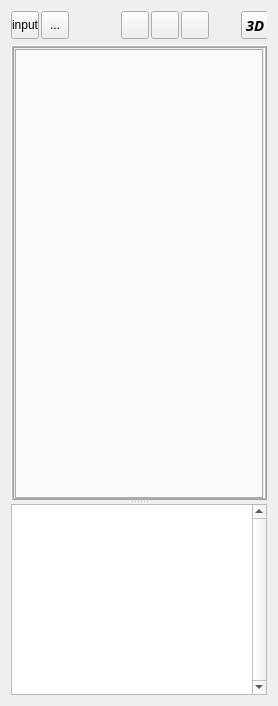
  <widget class="QWidget" name="centralwidget">
   <layout class="QVBoxLayout" name="verticalLayout_2">
    <item>
     <widget class="QFrame" name="frame">
      <property name="minimumSize">
       <size>
        <width>0</width>
        <height>28</height>
       </size>
      </property>
      <property name="maximumSize">
       <size>
        <width>16777215</width>
        <height>28</height>
       </size>
      </property>
      <property name="frameShape">
       <enum>QFrame::NoFrame</enum>
      </property>
      <property name="frameShadow">
       <enum>QFrame::Raised</enum>
      </property>
      <widget class="QToolButton" name="btnInput">
       <property name="geometry">
        <rect>
         <x>0</x>
         <y>0</y>
         <width>28</width>
         <height>28</height>
        </rect>
       </property>
       <property name="focusPolicy">
        <enum>Qt::NoFocus</enum>
       </property>
       <property name="layoutDirection">
        <enum>Qt::LeftToRight</enum>
       </property>
       <property name="text">
        <string>input</string>
       </property>
       <property name="icon">
        <iconset>
         <normaloff>:/newPrefix/images/input.png</normaloff>:/newPrefix/images/input.png</iconset>
       </property>
       <property name="iconSize">
        <size>
         <width>18</width>
         <height>18</height>
        </size>
       </property>
      </widget>
      <widget class="QToolButton" name="toolButton">
       <property name="geometry">
        <rect>
         <x>30</x>
         <y>0</y>
         <width>28</width>
         <height>28</height>
        </rect>
       </property>
       <property name="focusPolicy">
        <enum>Qt::NoFocus</enum>
       </property>
       <property name="text">
        <string>...</string>
       </property>
       <property name="icon">
        <iconset>
         <normaloff>:/newPrefix/images/output.png</normaloff>:/newPrefix/images/output.png</iconset>
       </property>
       <property name="iconSize">
        <size>
         <width>18</width>
         <height>18</height>
        </size>
       </property>
      </widget>
      <widget class="QToolButton" name="btn3D">
       <property name="geometry">
        <rect>
         <x>230</x>
         <y>0</y>
         <width>28</width>
         <height>28</height>
        </rect>
       </property>
       <property name="font">
        <font>
         <family>Droid Serif</family>
         <pointsize>11</pointsize>
         <weight>75</weight>
         <italic>true</italic>
         <bold>true</bold>
         <underline>false</underline>
         <strikeout>false</strikeout>
        </font>
       </property>
       <property name="focusPolicy">
        <enum>Qt::NoFocus</enum>
       </property>
       <property name="toolTip">
        <string>3D Model</string>
       </property>
       <property name="text">
        <string>3D</string>
       </property>
       <property name="autoRaise">
        <bool>false</bool>
       </property>
       <property name="arrowType">
        <enum>Qt::NoArrow</enum>
       </property>
      </widget>
      <widget class="QCheckBox" name="chkBxBeam">
       <property name="geometry">
        <rect>
         <x>270</x>
         <y>0</y>
         <width>71</width>
         <height>29</height>
        </rect>
       </property>
       <property name="font">
        <font>
         <pointsize>10</pointsize>
         <weight>75</weight>
         <bold>true</bold>
        </font>
       </property>
       <property name="focusPolicy">
        <enum>Qt::NoFocus</enum>
       </property>
       <property name="text">
        <string>Beam</string>
       </property>
      </widget>
      <widget class="QCheckBox" name="chkBxCol">
       <property name="geometry">
        <rect>
         <x>350</x>
         <y>0</y>
         <width>91</width>
         <height>29</height>
        </rect>
       </property>
       <property name="font">
        <font>
         <pointsize>10</pointsize>
         <weight>75</weight>
         <bold>true</bold>
        </font>
       </property>
       <property name="focusPolicy">
        <enum>Qt::NoFocus</enum>
       </property>
       <property name="text">
        <string>Column</string>
       </property>
      </widget>
      <widget class="QCheckBox" name="checkBoxCleat">
       <property name="geometry">
        <rect>
         <x>440</x>
         <y>0</y>
         <width>101</width>
         <height>29</height>
        </rect>
       </property>
       <property name="font">
        <font>
         <pointsize>10</pointsize>
         <weight>75</weight>
         <bold>true</bold>
        </font>
       </property>
       <property name="focusPolicy">
        <enum>Qt::NoFocus</enum>
       </property>
       <property name="text">
        <string>Cleat Angle</string>
       </property>
      </widget>
      <widget class="QToolButton" name="btn_front">
       <property name="geometry">
        <rect>
         <x>110</x>
         <y>0</y>
         <width>28</width>
         <height>28</height>
        </rect>
       </property>
       <property name="font">
        <font>
         <pointsize>10</pointsize>
         <weight>75</weight>
         <bold>true</bold>
        </font>
       </property>
       <property name="focusPolicy">
        <enum>Qt::NoFocus</enum>
       </property>
       <property name="acceptDrops">
        <bool>true</bool>
       </property>
       <property name="toolTip">
        <string>Front View</string>
       </property>
       <property name="text">
        <string/>
       </property>
       <property name="icon">
        <iconset>
         <normaloff>:/newPrefix/images/Z-X.png</normaloff>:/newPrefix/images/Z-X.png</iconset>
       </property>
       <property name="iconSize">
        <size>
         <width>22</width>
         <height>22</height>
        </size>
       </property>
       <property name="checkable">
        <bool>true</bool>
       </property>
      </widget>
      <widget class="QToolButton" name="btn_top">
       <property name="geometry">
        <rect>
         <x>140</x>
         <y>0</y>
         <width>28</width>
         <height>28</height>
        </rect>
       </property>
       <property name="font">
        <font>
         <pointsize>10</pointsize>
         <weight>75</weight>
         <bold>true</bold>
        </font>
       </property>
       <property name="focusPolicy">
        <enum>Qt::NoFocus</enum>
       </property>
       <property name="toolTip">
        <string>Top View</string>
       </property>
       <property name="text">
        <string/>
       </property>
       <property name="icon">
        <iconset>
         <normaloff>:/newPrefix/images/X-Y.png</normaloff>:/newPrefix/images/X-Y.png</iconset>
       </property>
       <property name="iconSize">
        <size>
         <width>22</width>
         <height>23</height>
        </size>
       </property>
       <property name="checkable">
        <bool>true</bool>
       </property>
      </widget>
      <widget class="QToolButton" name="btn_side">
       <property name="geometry">
        <rect>
         <x>170</x>
         <y>0</y>
         <width>28</width>
         <height>28</height>
        </rect>
       </property>
       <property name="font">
        <font>
         <pointsize>10</pointsize>
         <weight>75</weight>
         <bold>true</bold>
        </font>
       </property>
       <property name="focusPolicy">
        <enum>Qt::NoFocus</enum>
       </property>
       <property name="toolTip">
        <string>Side View</string>
       </property>
       <property name="text">
        <string/>
       </property>
       <property name="icon">
        <iconset>
         <normaloff>:/newPrefix/images/Z-Y.png</normaloff>:/newPrefix/images/Z-Y.png</iconset>
       </property>
       <property name="iconSize">
        <size>
         <width>22</width>
         <height>22</height>
        </size>
       </property>
       <property name="checkable">
        <bool>true</bool>
       </property>
      </widget>
     </widget>
    </item>
    <item>
     <widget class="QSplitter" name="splitter">
      <property name="orientation">
       <enum>Qt::Vertical</enum>
      </property>
      <widget class="QFrame" name="frame_2">
       <property name="minimumSize">
        <size>
         <width>0</width>
         <height>100</height>
        </size>
       </property>
       <property name="frameShape">
        <enum>QFrame::Box</enum>
       </property>
       <property name="frameShadow">
        <enum>QFrame::Raised</enum>
       </property>
       <property name="lineWidth">
        <number>1</number>
       </property>
       <property name="midLineWidth">
        <number>1</number>
       </property>
       <layout class="QVBoxLayout" name="verticalLayout">
        <property name="margin">
         <number>1</number>
        </property>
        <item>
         <widget class="QTabWidget" name="mytabWidget">
          <property name="minimumSize">
           <size>
            <width>0</width>
            <height>450</height>
           </size>
          </property>
          <property name="font">
           <font>
            <pointsize>8</pointsize>
           </font>
          </property>
          <property name="focusPolicy">
           <enum>Qt::NoFocus</enum>
          </property>
          <property name="styleSheet">
           <string notr="true">QTabBar::tab { height: 75px; width: 1px;  }</string>
          </property>
          <property name="tabPosition">
           <enum>QTabWidget::West</enum>
          </property>
          <property name="currentIndex">
           <number>-1</number>
          </property>
         </widget>
        </item>
       </layout>
      </widget>
      <widget class="QTextEdit" name="textEdit">
       <property name="minimumSize">
        <size>
         <width>0</width>
         <height>125</height>
        </size>
       </property>
       <property name="maximumSize">
        <size>
         <width>16777215</width>
         <height>16777215</height>
        </size>
       </property>
       <property name="verticalScrollBarPolicy">
        <enum>Qt::ScrollBarAlwaysOn</enum>
       </property>
       <property name="overwriteMode">
        <bool>true</bool>
       </property>
      </widget>
     </widget>
    </item>
   </layout>
  </widget>
